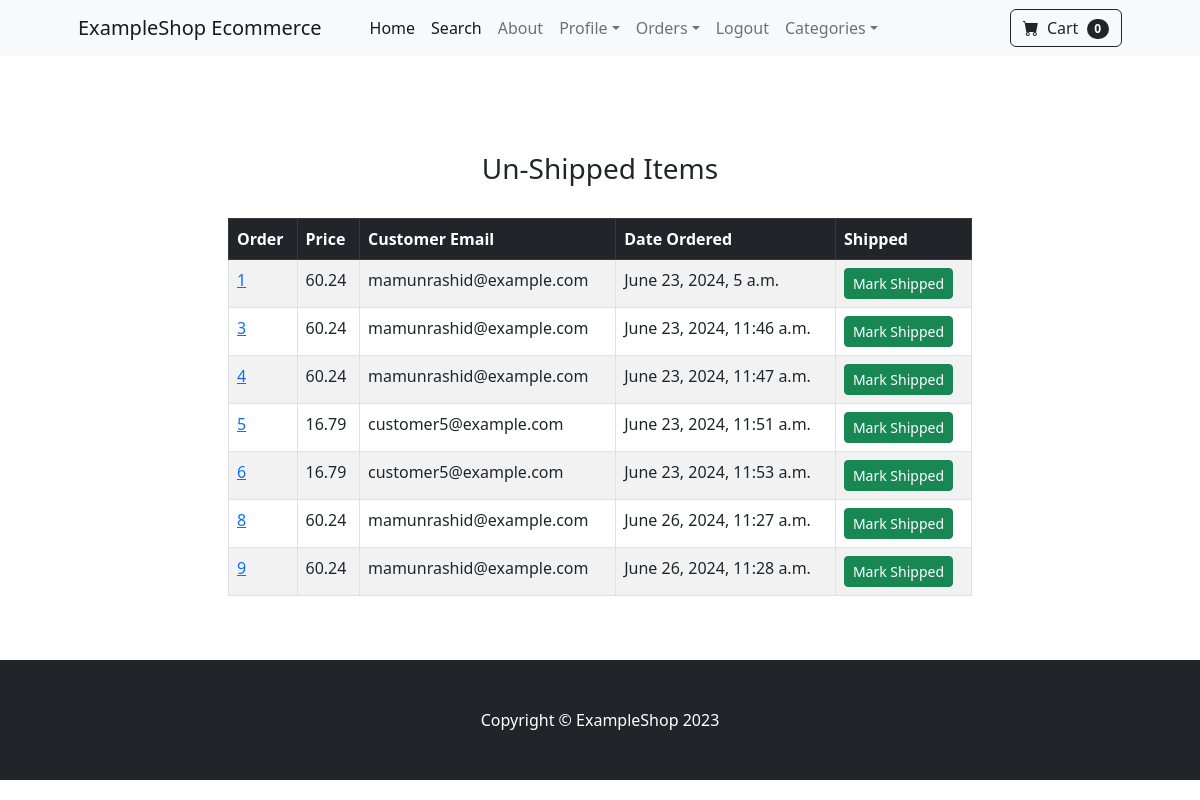
Page /payment/not_shipped_dash (signed in) on the committed database.
### payment/models.py (models this page shows, shortened)
class Order(models.Model):
    user = models.ForeignKey(User, on_delete=models.CASCADE, null=True, blank=True)
    full_name = models.CharField(max_length=250)
    email = models.EmailField(max_length=250)
    shipping_address = models.TextField(max_length=15000)
    amount_paid = models.DecimalField(max_digits=10, decimal_places=2)
    date_ordered = models.DateTimeField(auto_now_add=True)
    shipped = models.BooleanField(default=False)
    date_shipped = models.DateTimeField(blank=True, null=True)

### payment/views.py (the view, shortened to what this page needs)
# urls.py: path('not_shipped_dash', views.not_shipped_dash, name='not_shipped_dash'),
def not_shipped_dash(request):
    if request.user.is_authenticated and request.user.is_superuser:
        orders = Order.objects.filter(shipped=False)
        return render(request, 'payment/not_shipped_dash.html', {"orders":orders})
    else:
        messages.success(request, "Access Denied!")
        return redirect('home')

### cart/cart.py (called while the page is built)
    def __len__(self):
        return len(self.cart)

### cart/context_processors.py (called while the page is built)
def cart(request):
    return {'cart': Cart(request)}

### payment/templates/payment/not_shipped_dash.html (shortened to what this page needs)
{% extends "base.html" %}
{% block content %}
<div class="container">
    <div class="row">
        <center>
            <div class="col-8">
                <br><br>
                <h3>Un-Shipped Items</h3>
                <br>
                <table class="table table-striped table-hover table-bordered">
                    <thead class="table-dark">
                      <tr>
                        <th scope="col">Order</th>
                        <th scope="col">Price</th>
                        <th scope="col">Customer Email</th>
                        <th scope="col">Date Ordered</th>
                        <th scope="col">Shipped</th>
                      </tr>
                    </thead>
                    <tbody>
                        {% for item in orders %}
                      <tr>
                        <td><a href="{% url 'orders' item.id %}">{{ item.id }}</a></td>
                        <td>{{ item.amount_paid }}</td>
                        <td>{{ item.email }}</td>
                        <td>{{ item.date_ordered }}</td>
                        <td>
                          <form method="POST">
                            <button type="submit" class="btn btn-success btn-sm">Mark Shipped</button>
                          </form>
                        </td>
                      </tr>
                        {% endfor %}
                    </tbody>
                  </table>
                <br><br>
            </div>
        </center>
    </div>
</div>
{% endblock %}

### rows in the picture
Order: id "1", amount_paid "60.24", email "mamunrashid@example.com", date_ordered "June 23, 2024, 5 a.m."
Order: id "3", amount_paid "60.24", email "mamunrashid@example.com", date_ordered "June 23, 2024, 11:46 a.m."
Order: id "4", amount_paid "60.24", email "mamunrashid@example.com", date_ordered "June 23, 2024, 11:47 a.m."
Order: id "5", amount_paid "16.79", email "customer5@example.com", date_ordered "June 23, 2024, 11:51 a.m."
Order: id "6", amount_paid "16.79", email "customer5@example.com", date_ordered "June 23, 2024, 11:53 a.m."
Order: id "8", amount_paid "60.24", email "mamunrashid@example.com", date_ordered "June 26, 2024, 11:27 a.m."
Order: id "9", amount_paid "60.24", email "mamunrashid@example.com", date_ordered "June 26, 2024, 11:28 a.m."

### other values in the picture
{{ cart|length }} "0"
